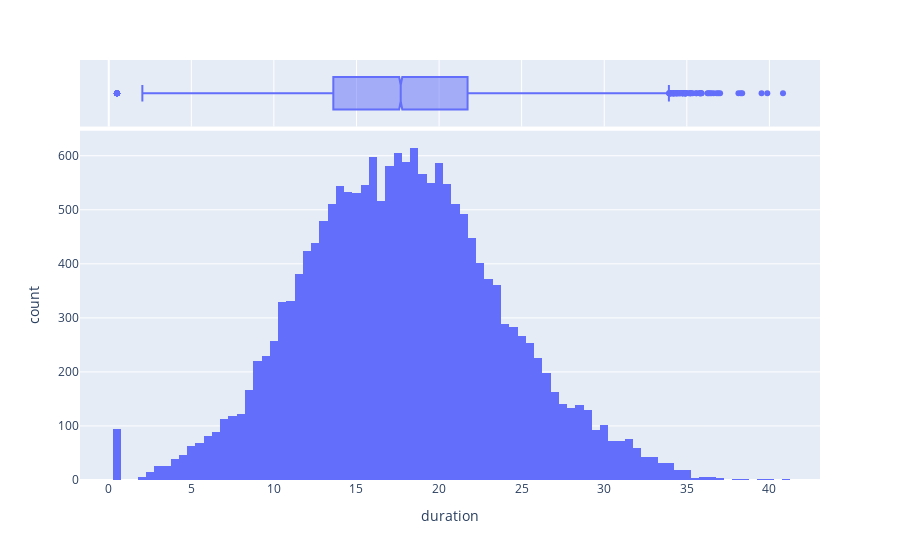

The code cell stored with this chart in its notebook:
### Code cell
px.histogram(rides, x='duration', marginal='box')

### Figure 1 — Plotly figure (JSON) as saved in the notebook; plotly's stock layout.template omitted (floating-point values rounded to 4 significant figures; data arrays with more than 128 entries replaced by an {"elided": "..."} marker saying what was removed)
{"data": [{"alignmentgroup": "True", "bingroup": "x", "hovertemplate": "duration=%{x}<br>count=%{y}<extra></extra>", "legendgroup": "", "marker": {"color": "#636efa", "pattern": {"shape": ""}}, "name": "", "offsetgroup": "", "orientation": "v", "showlegend": false, "type": "histogram", "x": {"elided": "18068 float values"}, "xaxis": "x", "yaxis": "y"}, {"alignmentgroup": "True", "hovertemplate": "duration=%{x}<extra></extra>", "legendgroup": "", "marker": {"color": "#636efa"}, "name": "", "notched": true, "offsetgroup": "", "showlegend": false, "type": "box", "x": {"elided": "18068 float values"}, "xaxis": "x2", "yaxis": "y2"}], "layout": {"barmode": "relative", "legend": {"tracegroupgap": 0}, "margin": {"t": 60}, "xaxis": {"anchor": "y", "domain": [0, 1], "title": {"text": "duration"}}, "xaxis2": {"anchor": "y2", "domain": [0, 1], "matches": "x", "showgrid": true, "showticklabels": false}, "yaxis": {"anchor": "x", "domain": [0, 0.8316], "title": {"text": "count"}}, "yaxis2": {"anchor": "x2", "domain": [0.8416, 1], "matches": "y2", "showgrid": false, "showline": false, "showticklabels": false, "ticks": ""}}}
